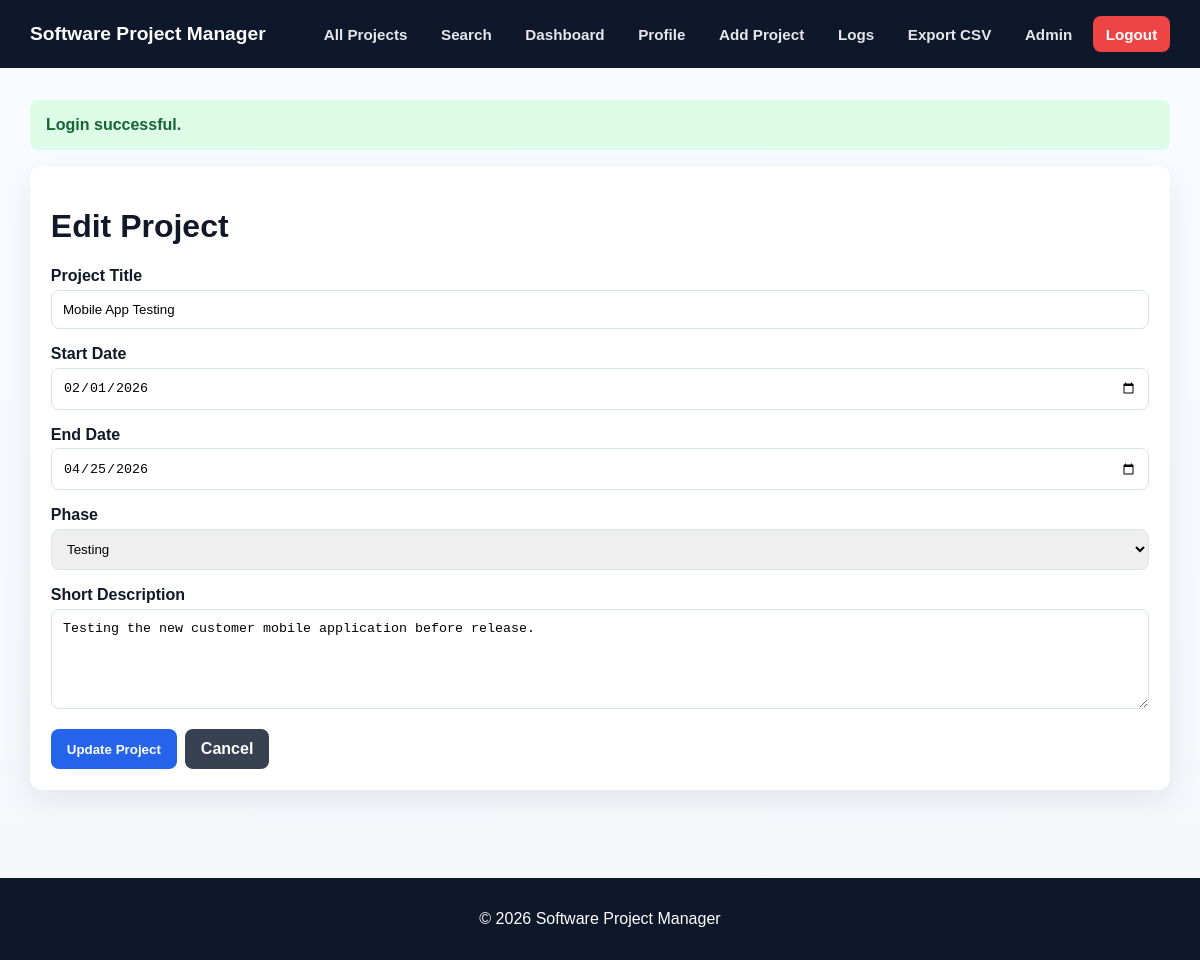
Page /public/edit_project.php?id=2 (signed in) on the committed database.
### tables this page shows
CREATE TABLE projects (
    pid INT UNSIGNED AUTO_INCREMENT PRIMARY KEY,
    title VARCHAR(150) NOT NULL,
    start_date DATE NOT NULL,
    end_date DATE DEFAULT NULL,
    short_description TEXT NOT NULL,
    phase ENUM('design', 'development', 'testing', 'deployment', 'complete') NOT NULL,
    uid INT UNSIGNED NOT NULL,
    created_at TIMESTAMP DEFAULT CURRENT_TIMESTAMP,
    updated_at TIMESTAMP DEFAULT CURRENT_TIMESTAMP ON UPDATE CURRENT_TIMESTAMP,
    CONSTRAINT fk_projects_user
        FOREIGN KEY (uid) REFERENCES users(uid)
        ON DELETE CASCADE
        ON UPDATE CASCADE
);

### includes/functions.php (called while the page is built, shortened)
<?php
function e(string $value): string
{
    return htmlspecialchars($value, ENT_QUOTES, 'UTF-8');
}
function currentUserRole(): ?string
{
    return $_SESSION['user']['role'] ?? null;
}
function isAdmin(): bool
{
    return currentUserRole() === 'admin';
}
function getAllowedPhases(): array
{
    return ['design', 'development', 'testing', 'deployment', 'complete'];
}
function phaseLabel(string $phase): string
{
    return ucfirst($phase);
}

### public/edit_project.php (the view, shortened to what this page needs)
<?php
require_once __DIR__ . '/../includes/functions.php';
require_once __DIR__ . '/../includes/csrf.php';
$pdo = getPDO();
$projectId = filter_input(INPUT_GET, 'id', FILTER_VALIDATE_INT);
if (isAdmin()) {
    $stmt = $pdo->prepare("SELECT * FROM projects WHERE pid = :pid LIMIT 1");
    $stmt->execute(['pid' => $projectId]);
} else {
    $stmt = $pdo->prepare("SELECT * FROM projects WHERE pid = :pid AND uid = :uid LIMIT 1");
    $stmt->execute(['pid' => $projectId, 'uid' => currentUserId()]);
}
$project = $stmt->fetch();
require_once __DIR__ . '/../includes/header.php';
?>
<div class="card form-card">
    <h1>Edit Project</h1>
    <form id="project-form" method="POST" action="edit_project.php?id=<?= (int) $projectId ?>" novalidate>
        <div class="form-group">
            <label for="title">Project Title</label>
            <input id="title" name="title" type="text" required maxlength="150" value="<?= e($project['title']) ?>">
        </div>
        <div class="grid grid-2">
            <div class="form-group">
                <label for="start_date">Start Date</label>
                <input id="start_date" name="start_date" type="date" required value="<?= e($project['start_date']) ?>">
            </div>
            <div class="form-group">
                <label for="end_date">End Date</label>
                <input id="end_date" name="end_date" type="date" value="<?= e($project['end_date'] ?? '') ?>">
            </div>
        </div>
        <div class="form-group">
            <label for="phase">Phase</label>
            <select id="phase" name="phase" required>
                <?php foreach (getAllowedPhases() as $allowedPhase): ?>
                    <option value="<?= e($allowedPhase) ?>" <?= $project['phase'] === $allowedPhase ? 'selected' : '' ?>>
                        <?= e(phaseLabel($allowedPhase)) ?>
                    </option>
                <?php endforeach; ?>
            </select>
        </div>
        <div class="form-group">
            <label for="short_description">Short Description</label>
            <textarea id="short_description" name="short_description" required><?= e($project['short_description']) ?></textarea>
        </div>
        <div class="actions">
            <button type="submit">Update Project</button>
            <a class="btn btn-secondary" href="<?= isAdmin() ? 'admin.php' : 'dashboard.php' ?>">Cancel</a>
        </div>
    </form>
</div>
<?php require_once __DIR__ . '/../includes/footer.php'; ?>

### public/assets/css/style.css (style rules this page uses)
* { box-sizing: border-box; }
:root { --bg: #f5f7fb; --surface: #ffffff; --surface-alt: #f8fafc; --text: #111827; --muted: #6b7280; --primary: #2563eb; --primary-dark: #1d4ed8; --secondary: #374151; --secondary-dark: #1f2937; --danger: #dc2626; --danger-dark: #b91c1c; --success: #166534; --success-bg: #dcfce7; --error-bg: #fee2e2; --error-text: #991b1b; --border: #dbe2ea; --shadow: 0 10px 30px rgba(15, 23, 42, 0.08); --radius: 14px; }
body { margin: 0; font-family: Arial, Helvetica, sans-serif; background: linear-gradient(180deg, #f8fbff 0%, #f5f7fb 100%); color: var(--text); }
.card { background: #fff; padding: 1.3rem; border-radius: 12px; box-shadow: var(--shadow); margin-bottom: 1.5rem; }
.form-group { margin-bottom: 1rem; }
label { font-weight: bold; display: block; margin-bottom: 0.3rem; }
input, select, textarea { width: 100%; padding: 0.7rem; border-radius: 8px; border: 1px solid var(--border); }
textarea { min-height: 100px; }
button, .btn { background: var(--primary); color: #fff; padding: 0.7rem 1rem; border-radius: 8px; border: none; cursor: pointer; font-weight: bold; text-decoration: none; }
.btn-secondary { background: var(--secondary); }
.actions { display: flex; gap: 0.5rem; flex-wrap: wrap; }

### rows in the picture
projects: title "Mobile App Testing", start_date "02/01/2026", end_date "04/25/2026", short_description "Testing the new customer mobile application before release."

### other values in the picture
APP_NAME "Software Project Manager"
$flash['message'] "Login successful."
form field phase "Testing"
